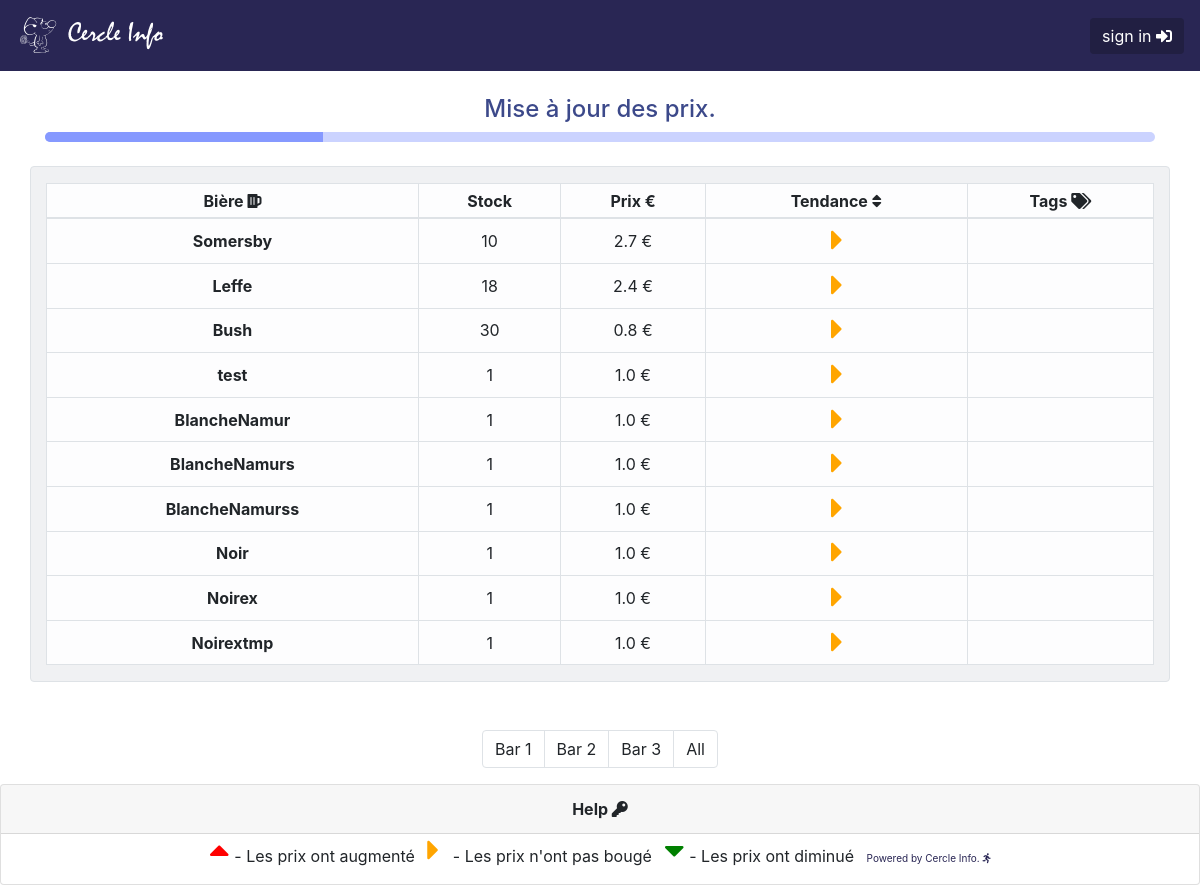
/stock_page/, run on the app's committed database.
### Beer/models.py (models this page shows, shortened)
class Beer(models.Model):
    beer_name = models.CharField(max_length=100)
    price = models.FloatField(null=False)
    buy_price = models.FloatField(null=False)
    stock = models.IntegerField(null=False)
    static_stock = models.IntegerField(null=False)
    coef_up = models.FloatField(null=False)
    coef_down = models.FloatField(null=False)
    coef_max = models.FloatField(null=False)
    coef_min = models.FloatField(null=False)
    q_qarder = models.IntegerField(null=False, default=0)
    q_current_qarder = models.IntegerField(null=False, default=0)
    alcohol_percentage = models.FloatField(null=False, default=0)
    bar = models.IntegerField(null=False, default=1)
    trend = models.CharField(max_length=10, default='EQUAL')
    out_of_stock = models.BooleanField(null=False, default=False)
    best_value = models.BooleanField(null=False, default=False)
    best_price = models.BooleanField(null=False, default=False)
    class Meta:
        permissions = (('show_tool_bar', 'Can show the toolbar'),
                       ('failsafe_mode', 'Can access to failsafe'),)

### Beer/views.py (the view)
# urls.py: path('stock_page/', BeerViews.stock_page, name='stock_page'),
@ensure_csrf_cookie  # generate CSRF token on stockpage
def stock_page(request):
    return render(request, 'stock_page.html', {'beers': BeerModel.objects.all()})

### templates/stock_page.html (shortened to what this page needs)
{%extends 'main_template.html' %}
{% load static %}
{% load filter_extra %}
{%block content%}
<div class="container text-center mt-4 mb-4 ">
  <h4 id="title_progress_bar" style="color: #3c498a;"> Mise à jour des prix.</h4>
  <div class="progress" style="height: 10px; border-radius: 27px; background-color: #cbd3ff">
    <div class="progress-bar" role="progressbar" style=" width: 25%; background: rgba(134,153,255,1);" id="progress_bar"aria-valuenow="0" aria-valuemin="0" aria-valuemax="100"></div>
  </div>
</div>
<div class="container border rounded" style="background-color:#F0F1F3;">
  <table class="table table-light table-bordered table-sm mt-3">
    <thead>
      <tr>
        <th class="text-center align-middle" scope="col">Bière <i class="fas fas fa-beer"></i></th>
        <th class="text-center" scope="col">Stock</th>
        <th class="text-center" scope="col">Prix €</th>
        <th class="text-center" scope="col">Tendance <i class="fas fa-sort"></i></th>
        <th class="text-center" scope="col">Tags <i class="fas fa-tags"></i></th>
      </tr>
    </thead>
    <tbody>
      {% for beer in beers %}
        <tr class="bar{{beer.bar}}" id="beer_tr_{{ beer.id }}">
                <th class="text-center align-middle" id="beer_name_{{ beer.id }}" scope="row"> {{beer.beer_name}} </th>
          <td class="text-center align-middle" id="beer_stock_{{ beer.id }}">{{beer.stock}}</td>
          <td class="text-center align-middle" id="beer_price_{{ beer.id }}"> {{beer.price}} € </td>
          <td class="text-center align-middle" id="beer_trend_image_{{ beer.id }}">
          {% if beer.trend == 'UP' %}
          <i class="fas fa-caret-up fa-2x" style="color: red;"></i>
          {% elif beer.trend == 'EQUAL' %}
          <i class="fas fa-caret-right fa-2x" style="color: orange;"></i>
          {% else %}
          <i class="fas fa-caret-down fa-2x" style="color: green;"></i>
          {% endif %}
          </td>
          <td class="text-center align-middle" id="beer_tags_{{ beer.id }}"></td>
        </tr>
      {% endfor %}
    </tbody>
  </table>
</div>
<nav aria-label="Page navigation example">
  <ul class="pagination justify-content-center mt-5">
    <li class="page-item"><a class="page-link" onclick="show_bar(1);hide_bar(2);hide_bar(3);">Bar 1</a></li>
    <li class="page-item"><a class="page-link" onclick="show_bar(2);hide_bar(1);hide_bar(3);">Bar 2</a></li>
    <li class="page-item"><a class="page-link" onclick="show_bar(3);hide_bar(1);hide_bar(2);">Bar 3</a></li>
    <li class="page-item"><a class="page-link" onclick="show_bar(1);show_bar(2);show_bar(3);">All</a></li>
  </ul>
</nav>
 <footer id="page-footer" class="page-footer">
    <div class="card text-center">
        <div class="card-header text-center" style="font-weight: bold;">Help <i class="fas fa-key"></i></div>
          <ul class="list-inline">
            <li class="list-inline-item"><i class="fas fa-caret-up fa-2x" style="color: red; margin-right: 5px;"></i>- Les prix ont augmenté</li>
            <li class="list-inline-item"><i class="fas fa-caret-right fa-2x" style="color: orange; margin-right: 15px;"></i>- Les prix n'ont pas bougé</li>
            <li class="list-inline-item"><i class="fas fa-caret-down fa-2x" style="color: green; margin-right: 5px;"></i>- Les prix ont diminué</li>
            <li class="list-inline-item" style="font-size:10px;"><a class="" style="text-decoration:none;color: #292654;" href="https://www.facebook.com/cercleinfo/">Powered by Cercle Info. <i class="fas fa-running"></i></a></li>
          </ul>
    </div>
 </footer>
{%endblock%}

### data on the page
Beer: beer_name "Somersby", stock "10", price "2.7", trend "EQUAL" (drawn)
Beer: beer_name "Leffe", stock "18", price "2.4", trend "EQUAL" (drawn)
Beer: beer_name "Bush", stock "30", price "0.8", trend "EQUAL" (drawn)
Beer: beer_name "test", stock "1", price "1.0", trend "EQUAL" (drawn)
Beer: beer_name "BlancheNamur", stock "1", price "1.0", trend "EQUAL" (drawn)
Beer: beer_name "BlancheNamurs", stock "1", price "1.0", trend "EQUAL" (drawn)
Beer: beer_name "BlancheNamurss", stock "1", price "1.0", trend "EQUAL" (drawn)
Beer: beer_name "Noir", stock "1", price "1.0", trend "EQUAL" (drawn)
Beer: beer_name "Noirex", stock "1", price "1.0", trend "EQUAL" (drawn)
Beer: beer_name "Noirextmp", stock "1", price "1.0", trend "EQUAL" (drawn)
